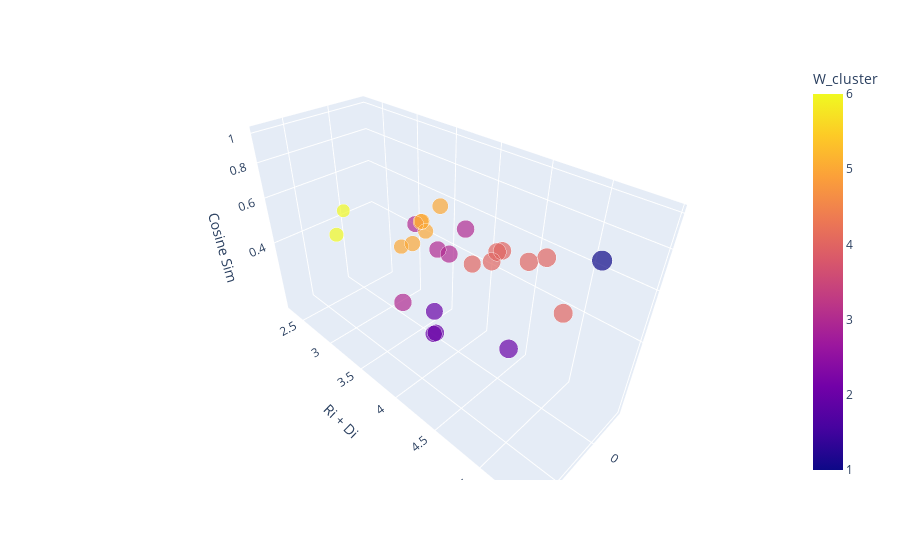

Notebook code for this chart:
### Code cell
fig = px.scatter_3d(df, x='Ri - Di', y='Ri + Di', z='Cosine Sim', size='Ri + Di', color='W_cluster',
                    hover_data=['Description'])
fig.update_layout(scene_zaxis_type="log")
fig.show()

### Figure 1 — Plotly figure (JSON) as saved in the notebook; plotly's stock layout.template omitted (floating-point values rounded to 4 significant figures)
{"data": [{"customdata": [["Communication"], ["Component interface"], ["Scientific attitude"], ["Quality metrics"], ["Green software development"], ["Team relationship"], ["Team organization and attitude"], ["Trust"], ["Knowledge transfer"], ["Agile and training"], ["Conflict management"], ["Team skills"], ["Social and Geological"], ["Change requirement management"], ["Stakeholders"], ["Organization"], ["Architectural practices"], ["Task responsibilities"], ["Component integration"], ["Project requirements"], ["Gender segregation (Women)"], ["Data environment"], ["Software changes"], ["Personality dimensions"], ["Process Management"]], "hovertemplate": "Ri - Di=%{x}<br>Ri + Di=%{marker.size}<br>Cosine Sim=%{z}<br>Description=%{customdata[0]}<br>W_cluster=%{marker.color}<extra></extra>", "legendgroup": "", "marker": {"color": [1, 2, 2, 2, 2, 3, 3, 3, 3, 3, 4, 4, 4, 4, 4, 4, 4, 5, 5, 5, 5, 5, 5, 6, 6], "coloraxis": "coloraxis", "size": [5.42, 4.69, 3.91, 3.69, 3.69, 4.14, 3.53, 4.05, 3.79, 4.11, 4.74, 4.34, 4.58, 4.26, 4.27, 4.01, 4.87, 3.36, 3.36, 3.16, 3.22, 3.13, 2.88, 2.72, 2.3], "sizemode": "area", "sizeref": 0.01355, "symbol": "circle"}, "mode": "markers", "name": "", "scene": "scene", "showlegend": false, "type": "scatter3d", "x": [0.43, 0.16, 0.25, 0.04, 0.01, 0.13, 0.11, 0.22, 0.09, 0.79, -0.14, -0.04, -0.15, -0.22, -0.07, -0.13, -0.32, -0.38, -0.12, -0.32, -0.13, -0.4, -0.27, 0.42, 0.03], "y": [5.42, 4.69, 3.91, 3.69, 3.69, 4.14, 3.53, 4.05, 3.79, 4.11, 4.74, 4.34, 4.58, 4.26, 4.27, 4.01, 4.87, 3.36, 3.36, 3.16, 3.22, 3.13, 2.88, 2.72, 2.3], "z": [1, 0.3337, 0.3326, 0.2132, 0.2124, 0.6924, 0.5838, 0.5721, 0.5136, 0.508, 0.6307, 0.5883, 0.5725, 0.5387, 0.5246, 0.4532, 0.3936, 0.5518, 0.5221, 0.4601, 0.4065, 0.4037, 0.3315, 0.4493, 0.4332]}], "layout": {"coloraxis": {"colorbar": {"title": {"text": "W_cluster"}}, "colorscale": [[0, "#0d0887"], [0.1111, "#46039f"], [0.2222, "#7201a8"], [0.3333, "#9c179e"], [0.4444, "#bd3786"], [0.5556, "#d8576b"], [0.6667, "#ed7953"], [0.7778, "#fb9f3a"], [0.8889, "#fdca26"], [1, "#f0f921"]]}, "legend": {"itemsizing": "constant", "tracegroupgap": 0}, "margin": {"t": 60}, "scene": {"domain": {"x": [0, 1], "y": [0, 1]}, "xaxis": {"title": {"text": "Ri - Di"}}, "yaxis": {"title": {"text": "Ri + Di"}}, "zaxis": {"title": {"text": "Cosine Sim"}, "type": "log"}}}}
